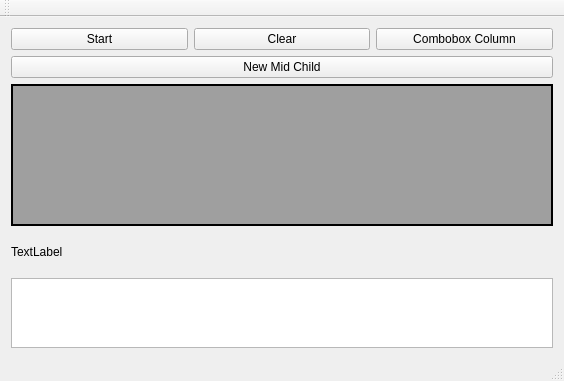
<?xml version="1.0" encoding="UTF-8"?>
<ui version="4.0">
 <class>MainForm</class>
 <widget class="QMainWindow" name="MainForm">
  <property name="geometry">
   <rect>
    <x>0</x>
    <y>0</y>
    <width>564</width>
    <height>381</height>
   </rect>
  </property>
  <property name="windowTitle">
   <string>MainForm</string>
  </property>
  <widget class="QWidget" name="centralWidget">
   <layout class="QVBoxLayout" name="verticalLayout">
    <item>
     <layout class="QHBoxLayout" name="horizontalLayout_2">
      <item>
       <widget class="QPushButton" name="btnButton">
        <property name="text">
         <string>Start</string>
        </property>
       </widget>
      </item>
      <item>
       <widget class="QPushButton" name="pushButton">
        <property name="text">
         <string>Clear</string>
        </property>
       </widget>
      </item>
      <item>
       <widget class="QPushButton" name="pushButton_2">
        <property name="text">
         <string>Combobox Column</string>
        </property>
       </widget>
      </item>
     </layout>
    </item>
    <item>
     <widget class="QPushButton" name="btnNewMidChild">
      <property name="text">
       <string>New Mid Child</string>
      </property>
     </widget>
    </item>
    <item>
     <widget class="QMdiArea" name="mdiArea">
      <property name="frameShape">
       <enum>QFrame::WinPanel</enum>
      </property>
      <property name="viewMode">
       <enum>QMdiArea::TabbedView</enum>
      </property>
     </widget>
    </item>
    <item>
     <widget class="QLabel" name="lLog">
      <property name="minimumSize">
       <size>
        <width>0</width>
        <height>40</height>
       </size>
      </property>
      <property name="text">
       <string>TextLabel</string>
      </property>
     </widget>
    </item>
    <item>
     <widget class="QTableWidget" name="table1">
      <property name="rowCount">
       <number>0</number>
      </property>
      <property name="columnCount">
       <number>0</number>
      </property>
      <attribute name="horizontalHeaderCascadingSectionResizes">
       <bool>true</bool>
      </attribute>
     </widget>
    </item>
   </layout>
  </widget>
  <widget class="QMenuBar" name="menuBar">
   <property name="geometry">
    <rect>
     <x>0</x>
     <y>0</y>
     <width>564</width>
     <height>21</height>
    </rect>
   </property>
  </widget>
  <widget class="QToolBar" name="mainToolBar">
   <attribute name="toolBarArea">
    <enum>TopToolBarArea</enum>
   </attribute>
   <attribute name="toolBarBreak">
    <bool>false</bool>
   </attribute>
  </widget>
  <widget class="QStatusBar" name="statusBar"/>
 </widget>
 <layoutdefault spacing="6" margin="11"/>
 <resources/>
 <connections/>
</ui>
